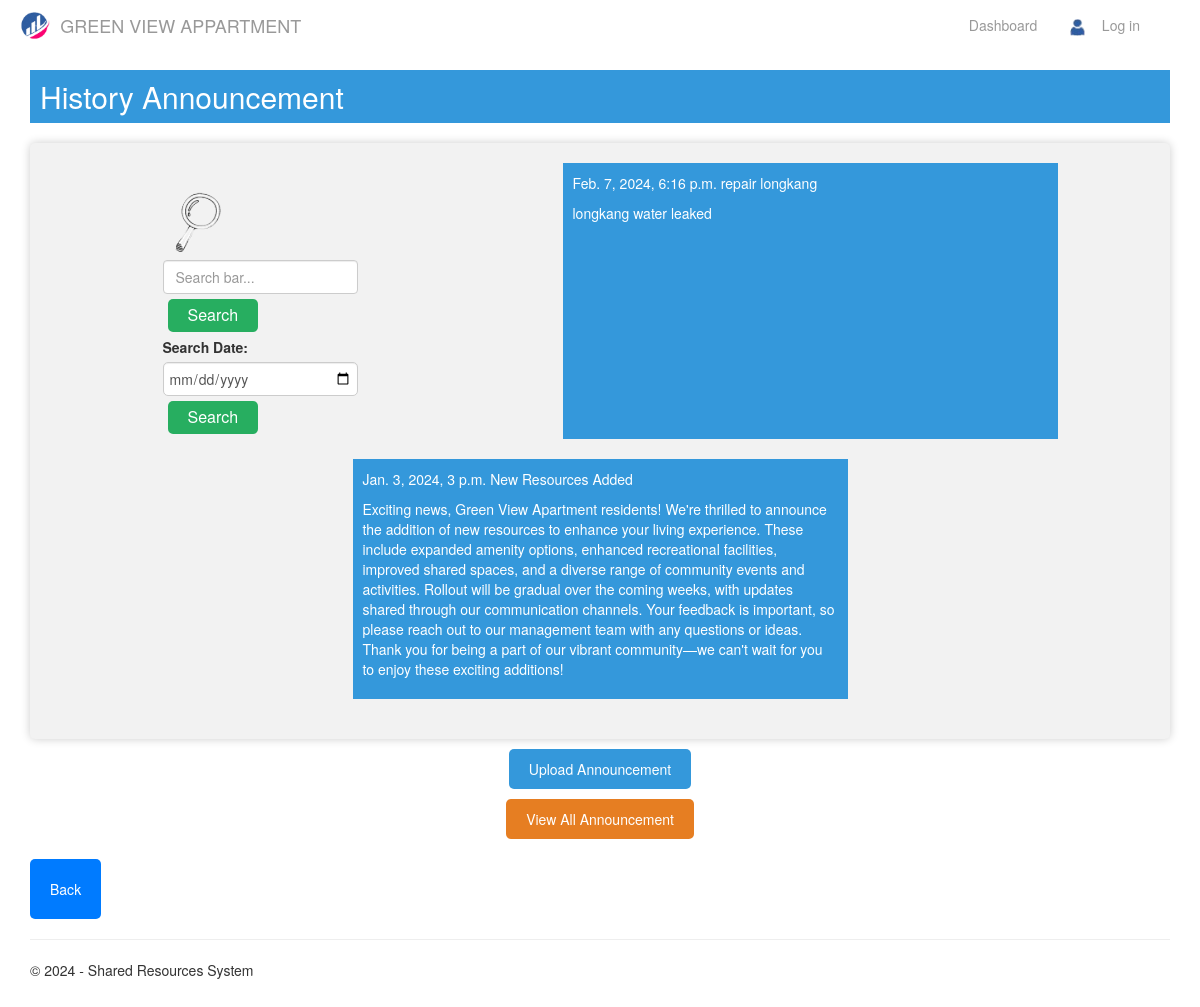
/admin_announcement, run on the app's committed database.
### app/models.py (models this page shows)
class Announcement(models.Model):
    announcement = models.TextField()
    announcement_title = models.CharField(max_length=255)
    announcement_datetime = models.DateTimeField()

### app/views.py (the view)
# urls.py: re_path(r'^admin_announcement$', views.search_announcements, name='admin_announcement'),
def search_announcements(request):
    all_announcements = Announcement.objects.all().order_by('-announcement_datetime')
    if request.method == "POST":
        searched = request.POST.get('searched')
        if searched:
            filtered_announcements = Announcement.objects.filter(announcement_datetime__contains=searched)
        else:
            filtered_announcements = None
        return render(
            request,
            'app/admin_announcement.html',
            {
                'title':'Searched Announcement',
                'year':datetime.now().year,
                'searched': searched,
                'announcements': all_announcements,
                'filtered_announcements': filtered_announcements,
            }
        )
    else:
        return render(
            request,
            'app/admin_announcement.html',
            {
                'title':'Admin Announcement',
                'year':datetime.now().year,
                'searched': None,
                'announcements': all_announcements,
                'filtered_announcements': None,
            }
        )

### app/templates/app/admin_announcement.html (shortened to what this page needs)
{% extends "app/admin_layout.html" %}
{% block content %}
{% load static %}
<div class="container row">
    <h2 class="announcement_header">History Announcement</h2>
    <div class="admin_announcement">
        <div class="container row">
            <div>
                <form class="d-flex" role="search" method="POST" action="{% url 'search-ann' %}">
                    <div>
                        <img src='{%static "app/image/search.png" %}' alt="search bar">
                        <input class="form-control me-2" type="search" placeholder="Search bar..." name="search_query"
                            required aria-label="Search">
                    </div>
                    <button type="submit" class="announcement_submit">Search</button>
                </form>
            </div>
            <form class="d-flex" method="POST" action="{% url 'search_announcements' %}"
                onsubmit="hideTopAnnouncements()">
                <label for="search" class="announcement_search">Search Date:</label>
                <input class="form-control me-2" type="date" name="searched" placeholder="Select Date"
                    class="announcement_date">
                <button type="submit" class="announcement_submit">Search</button>
            </form>
        </div>
        {% if searched %}
        {% for announcement in filtered_announcements %}
        <div class="{% cycle 'left-block' 'right-block' %}">
            <p>{{ announcement.announcement_datetime }} {{ announcement.announcement_title }}</p>
            <p>{{ announcement.announcement }}</p>
        </div>
        {% endfor %}
        <div id="hiddenAnnouncements" style="display: none;" class="admin_announcement">
            {% for announcement in announcements %}
            <div class="{% cycle 'left-block' 'right-block' %}">
                <p>{{ announcement.announcement_datetime }} {{ announcement.announcement_title }}</p>
                <p>{{ announcement.announcement }}</p>
            </div>
            {% endfor %}
        </div>
        {% else %}
        {% for announcement in announcements %}
        <div class="{% cycle 'left-block' 'right-block' %}">
            <p>{{ announcement.announcement_datetime }} {{ announcement.announcement_title }}</p>
            <p>{{ announcement.announcement }}</p>
        </div>
        {% if forloop.counter == 2 %}
    </div>
        {% endif %}
        {% endfor %}
        {% endif %}
</div>
<div class="button-container">
    <a href="{% url 'upload' %}" class="button-link">
        <button class="announcement-button">Upload Announcement</button>
    </a>
    <button onclick="showAllAnnouncements(); hideTopAnnouncements()" id="viewAllBtn2" class="announcement-button">View
        All Announcement</button>
</div>
<div class="input-group">
    <a href="{% url 'menu' %}"><button class="btn direct_back">Back</button></a>
</div>
{% endblock %}

### app/static/app/content/site.css (style rules this page uses)
body { padding-top: 50px; padding-bottom: 20px; }
input, select, textarea { max-width: 280px; }

### app/static/app/content/css.css (style rules this page uses)
a { text-decoration: none; }
.resources_category, .incident-reports, .admin_announcement { display: flex; flex-wrap: wrap; justify-content: space-between; }
.left-block, .right-block { flex: 0 0 45%; box-sizing: border-box; background-color: #3498db; color: #fff; padding: 10px; margin-bottom: 20px; margin-left: auto; margin-right: auto; }
.announcement_submit { background-color: #3498db; color: #ffffff; border: none; padding: 10px 20px; text-align: center; text-decoration: none; display: inline-block; font-size: 16px; margin: 5px; cursor: pointer; border-radius: 5px; }
#viewAllBtn2 { background-color: #e67e22; color: #ffffff; border: none; padding: 10px 20px; border-radius: 5px; cursor: pointer; }
.announcement_header { background-color: #3498db; color: #ffffff; padding: 10px; margin-bottom: 20px; }
button.announcement_submit { background-color: #27ae60; color: #ffffff; border: none; padding: 5px 20px; border-radius: 5px; cursor: pointer; }
.announcement_search { margin-right: 10px; }
.admin_announcement input[type="date"] { padding: 5px; border: 1px solid #ccc; border-radius: 5px; }
.admin_announcement .container { max-width: 800px; margin: 0 auto; padding: 20px; }
.admin_announcement { background-color: #f2f2f2; padding: 20px; border-radius: 5px; box-shadow: 0px 0px 10px rgba(0, 0, 0, 0.2); }
.button-link { text-decoration: none; }
.button-container { display: flex; justify-content: center; align-items: center; flex-direction: column; margin-top: 20px; }
.announcement-button { background-color: #3498db; color: #ffffff; border: none; padding: 10px 20px; border-radius: 5px; cursor: pointer; margin-bottom: 10px; }
input, textarea { width: 200px; padding: 10px; border: 1px solid #ccc; border-radius: 5px; }
.input-group { margin-top: 10px; }
.button-container { text-align: center; margin: 10px; }
.btn { display: inline-block; padding: 20px; background-color: #007bff; color: #fff; text-decoration: none; border: none; border-radius: 5px; cursor: pointer; transition: background-color 0.3s ease; }
.announcement_submit { background-color: #3498db; color: #fff; border: none; padding: 10px 20px; cursor: pointer; border-radius: 5px; font-size: 16px; }

### data on the page
Announcement: announcement_datetime "Feb. 7, 2024, 6:16 p.m.", announcement_title "repair longkang", announcement "longkang water leaked"
Announcement: announcement_datetime "Jan. 3, 2024, 3 p.m.", announcement_title "New Resources Added", announcement "Exciting news, Green View Apartment residents! We're thrilled to announce the addition of new resources to enhance your living experience. These include expanded amenity options, enhanced recreational facilities, improved shared spaces, and a diverse range of community events and activities. Rollout will be gradual over the coming weeks, with updates shared through our communication channels. Your feedback is important, so please reach out to our management team with any questions or ideas. Thank you for being a part of our vibrant community—we can't wait for you to enjoy these exciting additions!"
